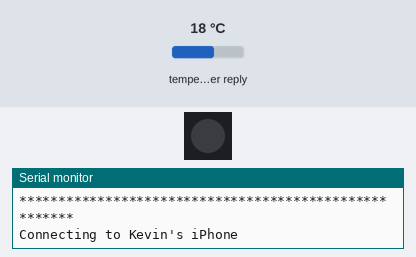
Bench run of a sketch on a simulated ESP32. On the bench: 1 RGB LEDs in strip order, left to right, the last lines printed to the serial monitor. The test bench sets the inputs (shaded band); at power-on: temperature in the weather reply 18 °C. Dim RGB values are drawn brighter than linear; WiFi joins after 1.5 s; servers stay silent unless stated; web services answer with replies made up by the test bench.

Above: at 0.1 s.
At 3.12 s:
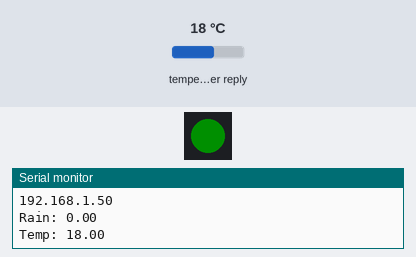
At 39.85 s:
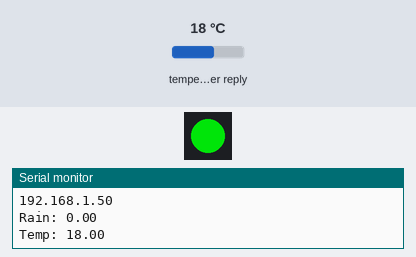
Timing chart, 0 to 40.0 s (numbered marks = the images above):
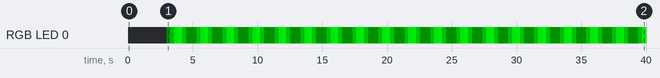

Measured:
- by itself, RGB LED 0: off → RGB(0, 15, 0) at 3.0 s, → RGB(0, 69, 2) 0.30 s later, → RGB(0, 166, 6) 0.30 s later, → RGB(0, 199, 8) 0.30 s later, … (129 changes in this stretch)

The sketch:

feb_3_2025.ino
```cpp
#include <ArduinoJson.h>
#include <ArduinoJson.hpp>
#include <WiFi.h>
#include <FastLED.h>

#define LED_PIN 48
#define NUM_LEDS 1  // Update to the number of LEDs you have
CRGB leds[NUM_LEDS];

const char *ssid = "Kevin's iPhone";      // Change this to your WiFi Network name
const char *password = "133701134";  // Change this to your WiFi password

const char *host = "api.open-meteo.com";  // This should not be changed
const int httpPort = 80;                  // This should not be changed


const String latitude = "35.6895";
const String longitude = "139.6917";

// this is how long each loop will pause for
int delayTimeInit = 2000;
int loopCountTotal = 60 * 1000 / delayTimeInit;
int loopCount = 0;


// variables to keep track of the rain amount and temperature
double temp = 0;
double rain = 0;


void setup() {
  Serial.begin(115200);

  FastLED.addLeds<WS2812, LED_PIN, GRB>(leds, NUM_LEDS);

  // We start by connecting to a WiFi network

  Serial.println();
  Serial.println("******************************************************");
  Serial.print("Connecting to ");
  Serial.println(ssid);

  WiFi.begin(ssid, password);

  while (WiFi.status() != WL_CONNECTED) {
    delay(500);
    Serial.print(".");
  }

  Serial.println("");
  Serial.println("WiFi connected");
  Serial.println("IP address: ");
  Serial.println(WiFi.localIP());
}

// Helper function to check if a string is hexadecimal
bool isHexadecimal(String str) {
  for (int i = 0; i < str.length(); i++) {
    char c = str.charAt(i);
    if (!((c >= '0' && c <= '9') || (c >= 'a' && c <= 'f') || (c >= 'A' && c <= 'F'))) {
      return false;
    }
  }
  return true;
}

String readResponse(NetworkClient *client) {
  unsigned long timeout = millis();
  String response = "";
  while (client->available() == 0) {
    if (millis() - timeout > 5000) {
      Serial.println(">>> Client Timeout !");
      client->stop();
      return "";
    }
  }

  bool isBody = false;  // Flag to indicate when the body starts

  while (client->available()) {
    String line = client->readStringUntil('\n');  // Read until '\n'

    line.trim();  // Remove leading and trailing whitespace

    if (line.isEmpty() && !isBody) {
      // Headers end after the first empty line
      isBody = true;
      continue;
    }

    if (isBody) {
      // Parse chunked response
      if (line.length() > 0 && isHexadecimal(line)) {
        // Skip the chunk size line (hexadecimal number)
        continue;
      }
      if (line == "0") {
        // End of chunked transfer
        break;
      }
      response += line;  // Append valid body data
    }
  }

  return response;

  Serial.printf("\nClosing connection\n\n");
}

void loop() {

  if (loopCount == 0) {
    NetworkClient client;
    String footer = String(" HTTP/1.1\r\n") + "Host: " + String(host) + "\r\n" + "Connection: close\r\n\r\n";

    if (!client.connect(host, httpPort)) {
      return;
    }

    String readRequest = "GET /v1/forecast?latitude=" + latitude + "&longitude=" + longitude + "&current=temperature_2m,rain&forecast_days=1 " + "HTTP/1.1\r\nHost: " + host + "\r\n"
                         + "Connection: close\r\n\r\n";


    // Uncomment to print out what the actual raw HTTP request looks like
    // Serial.println(readRequest);

    if (!client.connect(host, httpPort)) {
      return;
    }

    client.print(readRequest);

    String response = readResponse(&client);

    // Uncomment if you want to see what the HTTP request looks like
    // Serial.println("Response from HTTP request:");
    // Serial.println(response);


    // This code will parse the JSON response
    JsonDocument doc;
    deserializeJson(doc, response);

    temp = doc["current"]["temperature_2m"];
    rain = doc["current"]["rain"];

    Serial.print("Rain: ");
    Serial.println(rain);
    Serial.print("Temp: ");
    Serial.println(temp);
  }

  int delayTime = delayTimeInit;

  if (temp > 25) {
    // Hot!!!!
    leds[0] = CRGB::Red;
    FastLED.show();
  } else if (temp < 5) {
    // Cold!!!
    leds[0] = CRGB::LightSkyBlue;
    FastLED.show();
  } else if (rain > 0) {
    // Rain!!!
    leds[0] = CRGB::Blue;
    FastLED.show();
    delay(500);
    delayTime -= 500;
    FastLED.clear();
    FastLED.show();
  } else {
    int fadeDelayStepSize = 20;
    // Great weather!
    // leds[0] = CRGB::Green;
    // FastLED.show();
    // Gradually increase brightness
    for (int brightness = 60; brightness <= 255; brightness+= 5) {
      leds[0] = CHSV(100, 255, brightness);  // Hue 160 is blue in HSV
      FastLED.show();
      delayTime -= fadeDelayStepSize;
      delay(fadeDelayStepSize);  // Adjust for smoother or faster pulsing
    }
    // Gradually decrease brightness
    for (int brightness = 255; brightness >= 60; brightness-= 5) {
      leds[0] = CHSV(100, 255, brightness);
      FastLED.show();
      delayTime -= fadeDelayStepSize;
      delay(fadeDelayStepSize);
    }
  }

  loopCount++;
  if (loopCount > loopCountTotal) {
    loopCount = 0;
  }

  if (delayTime < 0) {
    delayTime = 0;
  }
  delay(delayTime);
}
```
